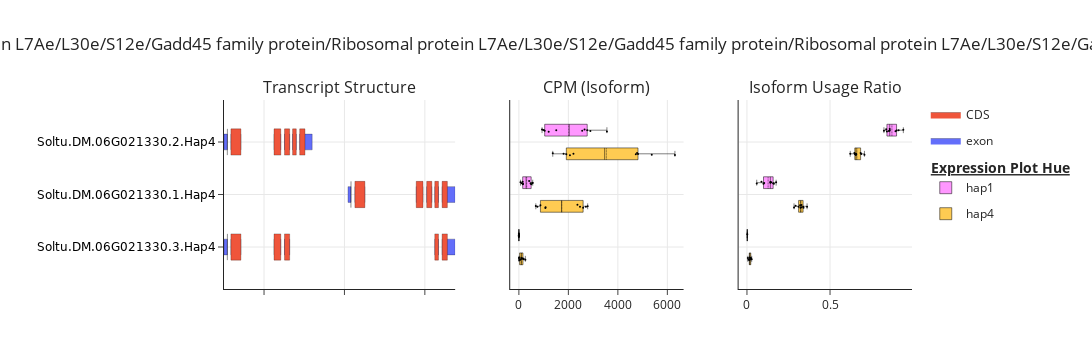
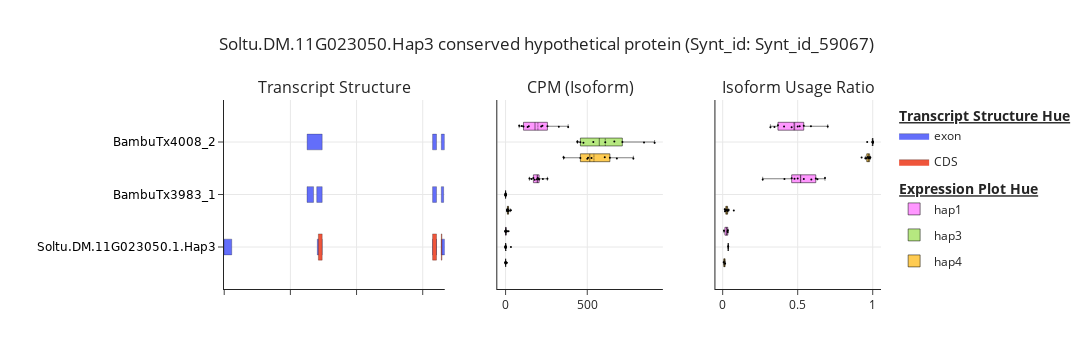

These figures' notebook cell, in order:
### Code cell
fig = poly.plot_allele_specific_isoform_structure(results_DIU_plotting,
                                                  annotation_df = annotation_pl, 
                                                  ratio_difference_threshold=0.2)
